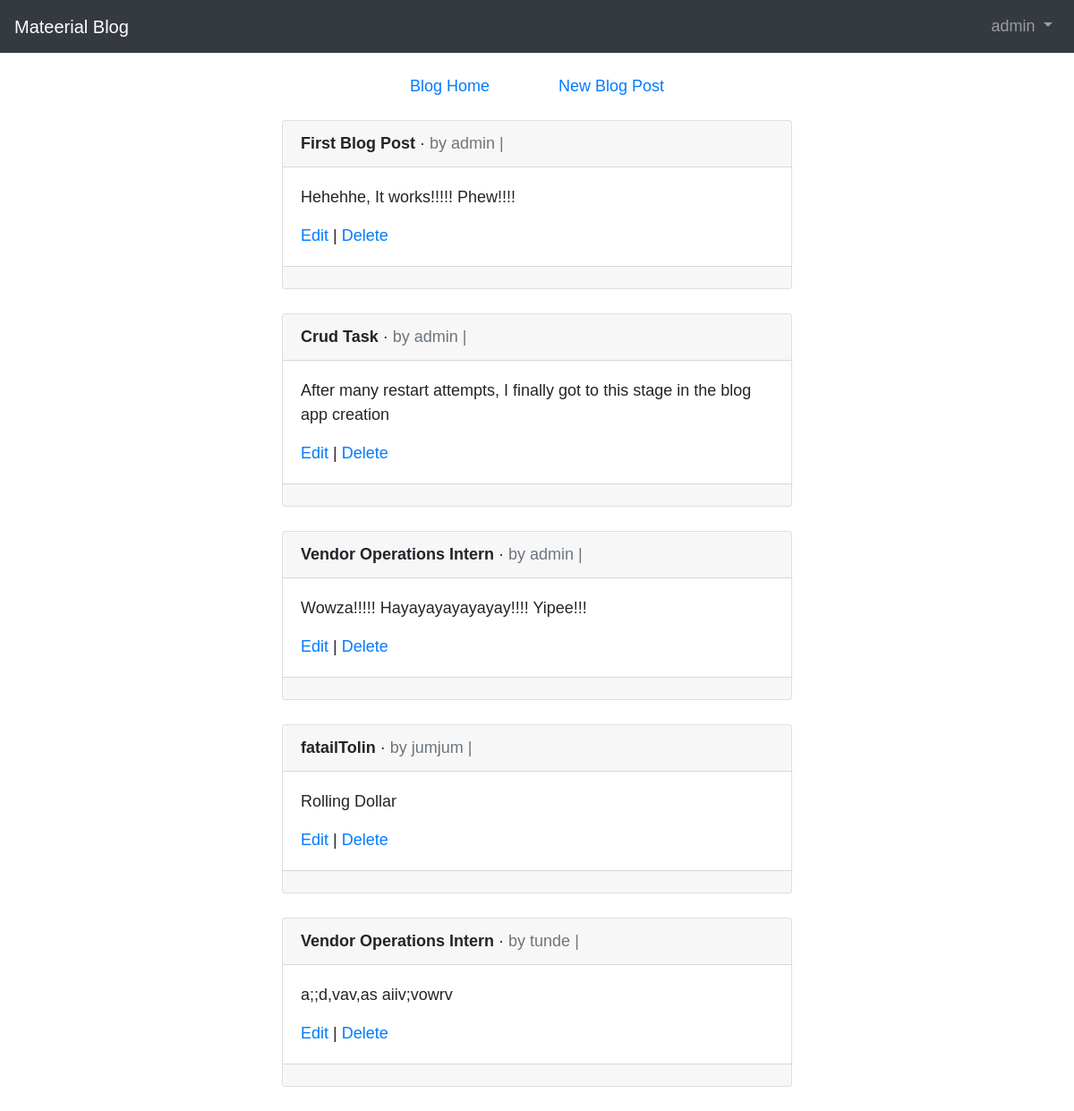
The app's page / (signed in) with its own data.
### blog/models.py (models this page shows, shortened)
class Post(models.Model):
    title = models.CharField(max_length=200)
    author = models.ForeignKey('auth.user', on_delete=models.CASCADE)
    body = models.TextField()

### blog/views.py (the view)
# urls.py: path('', BlogListView.as_view(), name='home'),
class BlogListView(ListView):
    model = Post
    template_name = 'home.html'

### templates/home.html (shortened to what this page needs)
{% extends 'base.html' %}
{% block content %}
    {% for post in object_list %}
    <div class="card">
        <div class="card-header">
            <span class="font-weight-bold">{{ post.title }}</span> &middot;
            <span class="text-muted">
                by {{ post.author }} | {{ post.date }}
            </span>
        </div>
        <div class="card-body">
            <p>{{ post.body }} </p>
            <a href="{% url 'post_edit' post.pk %}">Edit</a> |
            <a href="{% url 'post_delete' post.pk %}">Delete</a>
        </div>
        <div class="card-footer">
        </div>
    </div>
    <br />
    {% endfor %}
{% endblock content %}

### templates/base.html (shortened to what this page needs)
{% load static %}
<!doctype html>
<html lang="en">
  <head>
      <link rel="stylesheet" href="https://cdn.jsdelivr.net/npm/bootstrap@4.6.0/dist/css/bootstrap.min.css">
    <link href="{% static 'css/main.css' %}" rel="stylesheet" >
  </head>
  <body>
    <body>
        <nav class="navbar navbar-expand-lg navbar-dark bg-dark">
            <a class="navbar-brand" href="{% url 'home' %}">Mateerial Blog</a>
            <div class="collapse navbar-collapse" id="navbarSupportedContent">
            {% if user.is_authenticated %}
                <ul class="navbar-nav ml-auto">
                    <li class="nav-item">
                        <a class="nav-link dropdown-toggle" href="#" id="navbarDropdown" role="button" data-toggle="dropdown" aria-haspopup="true" aria-expanded="false">
                            {{ user.username }}
                        </a>
                    </li>
                </ul>
            {% endif %}
            </div>
            </nav>
        <main>
            <div class="row justify-content-center m-4">
                <div class="col-6 text-center">
                    <span class="mr-4"><a href="{% url 'home' %}"> Blog Home</a></span>
                    <span class="ml-5"><a href="{% url 'post_new' %}">New Blog Post</a></span>
                </div>
            </div>
            <div class="container-fluid">
                <div class="row justify-content-center">
                    <div class="col-6">
                        {% block content %}
                        {% endblock content %}
                    </div>
                </div>
            </div>
        </main>
  </body>
</html>

### static/css/main.css (style rules this page uses)
body { font-family: 'Source Sans Pro', sans-serif; font-size: 18px; }

### records on screen
Post: title "First Blog Post", author "admin", body "Hehehhe, It works!!!!! Phew!!!!"
Post: title "Crud Task", author "admin", body "After many restart attempts, I finally got to this stage in the blog app creation"
Post: title "Vendor Operations Intern", author "admin", body "Wowza!!!!! Hayayayayayayay!!!! Yipee!!!"
Post: title "fatailTolin", author "jumjum", body "Rolling Dollar"
Post: title "Vendor Operations Intern", author "tunde", body "a;;d,vav,as aiiv;vowrv"

### other values on screen
{{ user.username }} "admin"
